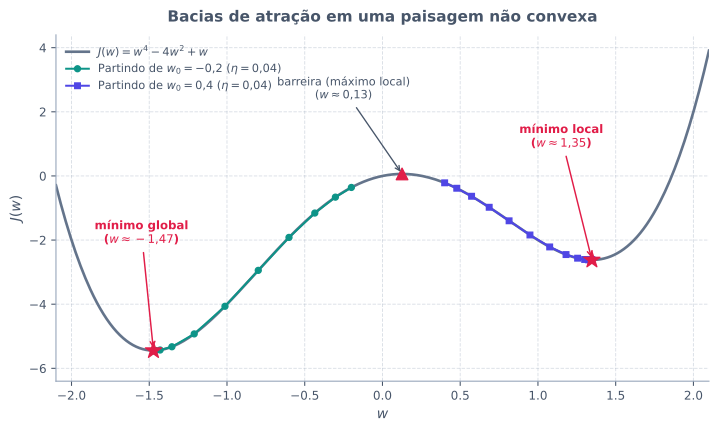

Python code for this plot:
from pathlib import Path

import matplotlib.pyplot as plt
import numpy as np

plt.rcParams["svg.fonttype"] = "none"


def j_func(w):
    return w**4 - 4.0 * w**2 + w


def j_deriv(w):
    return 4.0 * w**3 - 8.0 * w + 1.0


def executar_gd_1d(w0, eta, n_passos):
    w = float(w0)
    traj = [w]
    for _ in range(n_passos):
        w = w - eta * j_deriv(w)
        traj.append(w)
    return np.array(traj)


def main() -> None:
    w_grid = np.linspace(-2.1, 2.1, 400)
    j_grid = j_func(w_grid)

    traj_esq = executar_gd_1d(w0=-0.2, eta=0.04, n_passos=15)
    traj_dir = executar_gd_1d(w0=0.4, eta=0.04, n_passos=15)

    w_glob, j_glob = -1.473, j_func(-1.473)
    w_loc, j_loc = 1.347, j_func(1.347)
    w_max, j_max = 0.126, j_func(0.126)

    cor_texto = "#475569"
    cor_grade = "#94A3B8"
    cor_curva = "#64748B"
    cor_glob = "#0D9488"
    cor_loc = "#4F46E5"
    cor_destaque = "#E11D48"

    fig, ax = plt.subplots(figsize=(7.6, 4.6))
    fig.patch.set_alpha(0.0)
    ax.patch.set_alpha(0.0)

    ax.plot(w_grid, j_grid, color=cor_curva, linewidth=2.0, label=r"$J(w) = w^4 - 4w^2 + w$", zorder=2)

    ax.plot(
        traj_esq,
        j_func(traj_esq),
        color=cor_glob,
        marker="o",
        markersize=4.5,
        linewidth=1.5,
        label=r"Partindo de $w_0 = -0{,}2$ ($\eta = 0{,}04$)",
        zorder=4,
    )
    ax.plot(
        traj_dir,
        j_func(traj_dir),
        color=cor_loc,
        marker="s",
        markersize=4.2,
        linewidth=1.5,
        label=r"Partindo de $w_0 = 0{,}4$ ($\eta = 0{,}04$)",
        zorder=4,
    )

    ax.scatter([w_glob, w_loc], [j_glob, j_loc], marker="*", s=160, color=cor_destaque, zorder=6)
    ax.scatter([w_max], [j_max], marker="^", s=75, color=cor_destaque, zorder=6)

    ax.annotate(
        "mínimo global\n" + r"($w \approx -1{,}47$)",
        xy=(w_glob, j_glob),
        xytext=(-1.55, -2.1),
        ha="center",
        color=cor_destaque,
        fontsize=8.8,
        fontweight="bold",
        arrowprops={"arrowstyle": "->", "color": cor_destaque, "lw": 1.1},
        zorder=7,
    )
    ax.annotate(
        "mínimo local\n" + r"($w \approx 1{,}35$)",
        xy=(w_loc, j_loc),
        xytext=(1.15, 0.9),
        ha="center",
        color=cor_destaque,
        fontsize=8.8,
        fontweight="bold",
        arrowprops={"arrowstyle": "->", "color": cor_destaque, "lw": 1.1},
        zorder=7,
    )
    ax.annotate(
        "barreira (máximo local)\n" + r"($w \approx 0{,}13$)",
        xy=(w_max, j_max),
        xytext=(-0.25, 2.4),
        ha="center",
        color=cor_texto,
        fontsize=8.5,
        arrowprops={"arrowstyle": "->", "color": cor_texto, "lw": 1.0},
        zorder=7,
    )

    ax.set_xlim(-2.1, 2.1)
    ax.set_ylim(-6.4, 4.4)
    ax.set_xlabel("$w$", fontsize=10.5, color=cor_texto)
    ax.set_ylabel("$J(w)$", fontsize=10.5, color=cor_texto)
    ax.set_title(
        "Bacias de atração em uma paisagem não convexa",
        fontsize=11.5,
        fontweight="bold",
        color=cor_texto,
        pad=10,
    )

    ax.grid(True, which="major", linestyle="--", linewidth=0.7, alpha=0.35, color=cor_grade)
    ax.spines["top"].set_visible(False)
    ax.spines["right"].set_visible(False)
    ax.spines["left"].set_color(cor_grade)
    ax.spines["bottom"].set_color(cor_grade)
    ax.tick_params(colors=cor_texto, labelsize=9)

    leg = ax.legend(frameon=False, fontsize=8.5, loc="upper left")
    for txt in leg.get_texts():
        txt.set_color(cor_texto)

    fig.tight_layout()

    destino = Path(__file__).resolve().parent / "minimos-locais.svg"
    fig.savefig(destino, format="svg", transparent=True, bbox_inches="tight")
    plt.close(fig)


if __name__ == "__main__":
    main()
